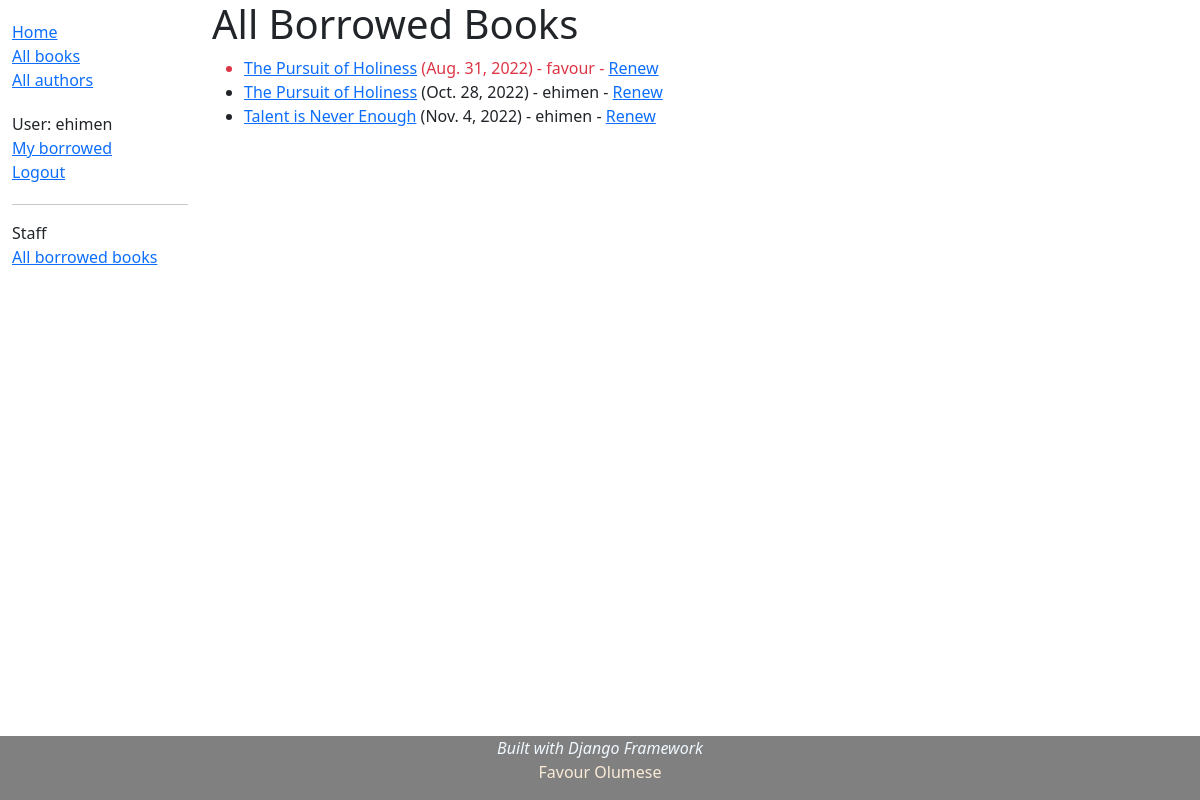
Before: /catalog/borrowedbooks/ (signed in) with the older database file.
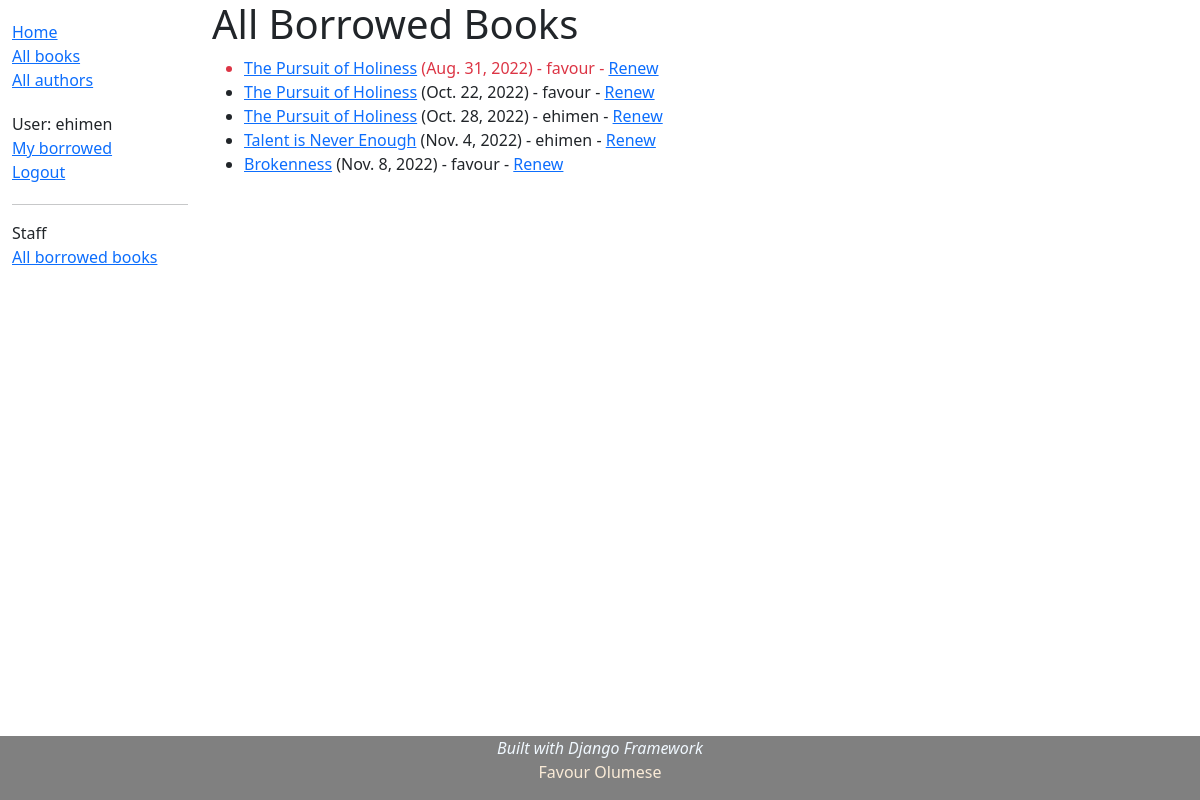
After: the same page with the newer database file.
### catalog/models.py (models this page shows, shortened)
class BookInstance(models.Model):
    id = models.UUIDField(primary_key=True, default=uuid.uuid4,
        help_text='Unique ID for this particular book across whole library.')
    book = models.ForeignKey('Book', on_delete=models.RESTRICT, null=True)
    imprint = models.CharField(max_length=200)
    due_back = models.DateField(null=True, blank=True)
    borrower = models.ForeignKey(User, on_delete=models.SET_NULL, null=True, blank=True)
    LOAN_STATUS = (
        ('m', 'Maintenance'),
        ('o', 'On loan'),
        ('a', 'Available'),
        ('r', 'Reserved'),
    )
    status = models.CharField(
        max_length=1,
        choices=LOAN_STATUS,
        blank=True,
        default='m',
        help_text='Book availabilty'
    )
    class Meta:
        ordering = ['due_back']
        permissions = (("can_mark_returned", "Set book as returned"),
                        ("can_renew", "Renew book due date"),
                        )
    @property
    def is_overdue(self):
        return bool(self.due_back and date.today() > self.due_back)

class Book(models.Model):
    title = models.CharField(max_length=200)
    author = models.ForeignKey('Author', on_delete=models.SET_NULL, null=True)
    summary = models.TextField(max_length=1000,
    help_text = 'Enter a brief description of the book')
    isbn = models.CharField('ISBN', max_length=13, unique=True,
    help_text='13 Character <a href="https://www.isbn-international.org/\
    content/what-isbn">ISBN number</a>')
    genre = models.ManyToManyField(Genre,
    help_text='Select a genre for this book.')
    language = models.ForeignKey('Language', on_delete=models.SET_NULL, null=True)
    def display_genre(self):
        """Create a string for the Genre. This is required to display
        genre in Admin. The ManyToManyField prevent the __str__
        from performing this function."""
        return ', '.join(genre.name for genre in self.genre.all()[:3])
    display_genre.short_description = 'Genre'
    class Meta:
        permissions = (('can_edit_books', 'Edit books\' details'),)

### catalog/views.py (the view)
# urls.py: path('borrowedbooks/', views.BorrowedBooksListView.as_view(), name='borrowed-books'),
class BorrowedBooksListView(PermissionRequiredMixin, generic.ListView):
    model = BookInstance
    template_name = 'catalog/all_borrowed_books.html'
    paginate_by = 10
    permission_required = 'catalog.can_mark_returned'
    def get_queryset(self):
        return BookInstance.objects.filter(status__exact='o').order_by('due_back')

### catalog/templates/catalog/all_borrowed_books.html (shortened to what this page needs)
{% extends "catalog/base_generic.html" %}
{% block content %}
    <h1>All Borrowed Books</h1>
    {% if bookinstance_list %}
        <ul>
            {% for bookinst in bookinstance_list %}
                <li class="{% if bookinst.is_overdue %}text-danger{% endif %}">
                    <a href="{% url 'book-detail' bookinst.book.pk %}">{{ bookinst.book.title }}</a>
                    ({{ bookinst.due_back }}) - {{ bookinst.borrower }}
                    {% if perms.catalog.can_renew %}
                     - <a href="{% url 'renew-book-librarian' bookinst.id %}">Renew</a>
                    {% endif %}
                </li>
            {% endfor %}
        </ul>
    {% else %}
        <p>There are no books borrowed.</p>
    {% endif %}
{% endblock %}

Changed rows visible on the page:
added BookInstance: book "The Pursuit of Holiness", due_back "Oct. 22, 2022", borrower "favour"
added BookInstance: book "Brokenness", due_back "Nov. 8, 2022", borrower "favour"
